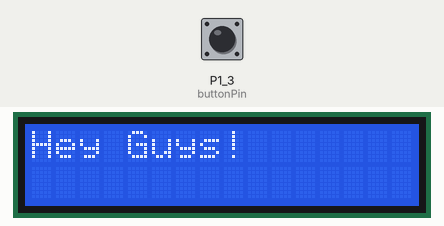
This sketch was run on a simulated TI MSP430 LaunchPad. Shown: 16×2 character LCD. The test bench sets the inputs (shaded band); at power-on: P1_3 (buttonPin) HIGH.

Above: at 1.2 s.
1.3 s: P1_3 (buttonPin) pulled LOW for 0.6 s
At 1.9 s:
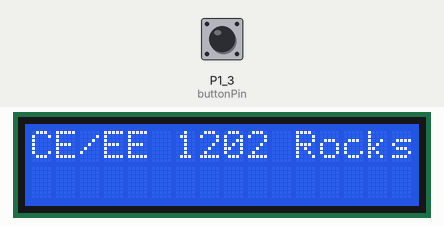
At 2.4 s:
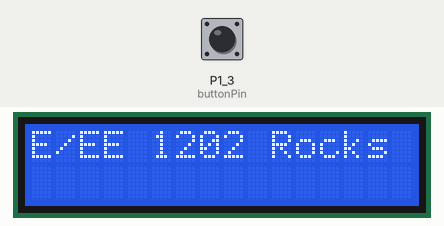
Timing chart, 0 to 4.3 s (numbered marks = the images above; inputs shaded):
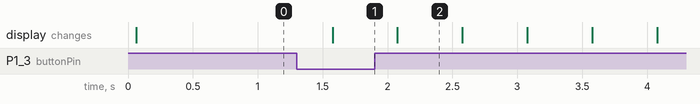

Measured:
- after the input at 1.3 s, the display: changes after 0.28 s (image 1)
- what the display in image 2 shows lasts 0.5 s, from 2.1 s to 2.6 s

The sketch:

LCD_pushbuttoncontroll_scroll.ino
```cpp
const int buttonPin = PUSH2;

//Variable will change:
int buttonState = 0;         // current state of the button


// include the library code:
#include <LiquidCrystal.h>

// initialize the library with the numbers of the interface pins
LiquidCrystal lcd(P2_0, P2_1, P2_2, P2_3, P2_4, P2_5);

void setup() {
  // initialize the pushbutton pin as an input:
  pinMode(buttonPin, INPUT_PULLUP);
  lcd.begin(16, 2);
  //digitalWrite(buttonPin, LOW);


}

void loop() {

   // read the state of the pushbutton value:
  buttonState = digitalRead(buttonPin);

  // check if the pushbutton is pressed.
  // if it is, the button State is HIGH:
  if (buttonState == HIGH)
  {
      // Print a message to the LCD.
  lcd.clear();
  // set up the LCD's number of columns and rows:
  lcd.setCursor(0,0);
  lcd.print("Hey Guys!");
  delay (500);

  }
  else {
    // scroll 13 positions (string length) to the left
  // to move it offscreen left:
  lcd.clear();
  lcd.print("CE/EE 1202 Rocks");
    delay(500);
  for (int positionCounter = 0; positionCounter < 13; positionCounter++) {
    // scroll one position left:
    lcd.scrollDisplayLeft();
    // wait a bit:
    delay(500);
  }

  // scroll 29 positions (string length + display length) to the right
  // to move it offscreen right:
  for (int positionCounter = 0; positionCounter < 29; positionCounter++) {
    // scroll one position right:
    lcd.scrollDisplayRight();
    // wait a bit:
    delay(500);
  }

      }

  // delay at the end of the full loop:
  //delay(500);


   }
```
